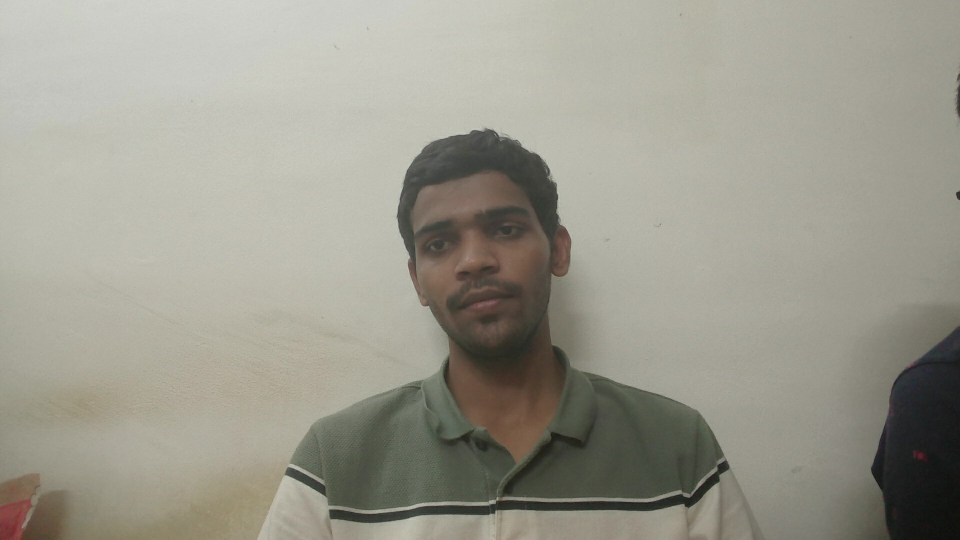
#> input picture arpit/Photo from 2025-10-28 00-54-39.291036.jpeg, 1920 x 1080 px, found by its file name (shown at 1/2 size); its folder holds only this picture in this run
$ python using_haar_lbp.py
#> lines starting #> are read from the running program, lines starting #| are printed output that depends on the picture
# [48 lines of commented-out code are left out]

import cv2
import os
import numpy as np

# --- STEP 0: Setup Haar Cascade ---
face_cascade = cv2.CascadeClassifier(cv2.data.haarcascades + "haarcascade_frontalface_default.xml")

# --- STEP 1: Detect and preprocess a face ---
def detect_face(image_path):
    img = cv2.imread(image_path)
#> img is the input picture: shape (1080, 1920, 3); mean B, G, R 141.7, 153.8, 155.6
    if img is None:
        print(f"⚠️ Could not read {image_path}")
        return None

    gray = cv2.cvtColor(img, cv2.COLOR_BGR2GRAY)
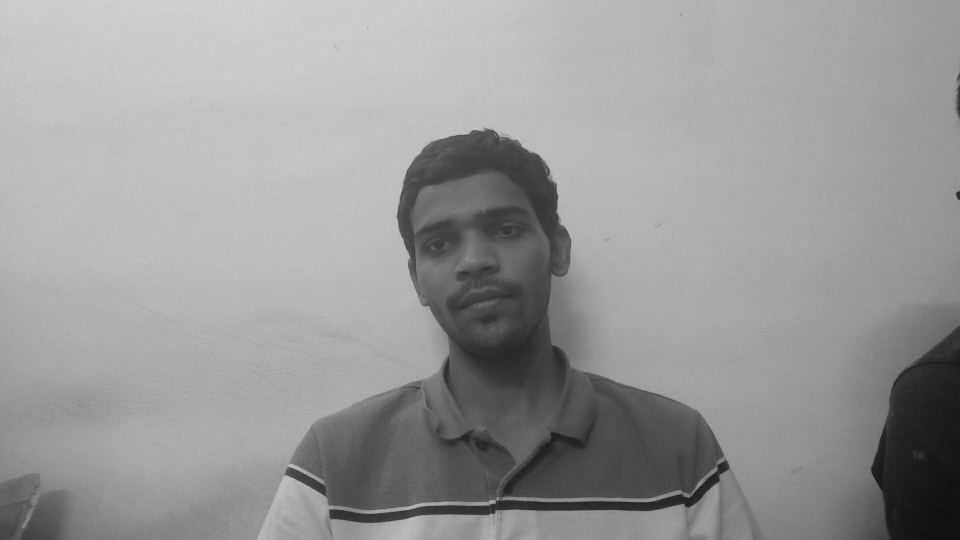
#> gray: shape (1080, 1920) (shown at 1/2 size); min 11, max 213, mean 153
    faces = face_cascade.detectMultiScale(gray, scaleFactor=1.1, minNeighbors=5)
#> faces = [[776, 337, 342, 342]]

    if len(faces) == 0:
        print(f"No face found in {image_path}")
        return None

    (x, y, w, h) = faces[0]  # Take first detected face
#> x = 776; y = 337; w = 342; h = 342
    face_crop = gray[y:y+h, x:x+w]
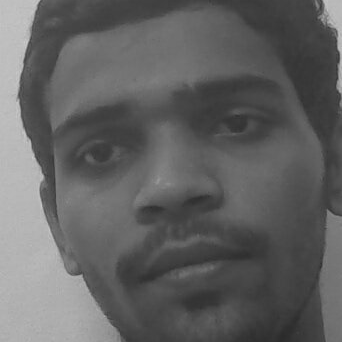
#> face_crop: shape (342, 342); min 43, max 204, mean 98.2
    face_resized = cv2.resize(face_crop, (200, 200))
    return face_resized

# --- STEP 2: Compare known images against test image ---
def compare_with_known_faces(known_folder, test_image_path):
    known_faces = []
    image_names = []

    # Load all known faces
    for file_name in os.listdir(known_folder):
        if file_name.lower().endswith((".jpg", ".jpeg", ".png")):
            path = os.path.join(known_folder, file_name)
            face = detect_face(path)
            if face is not None:
                known_faces.append(face)
                image_names.append(file_name)

    if len(known_faces) == 0:
        print("❌ No valid known faces found.")
        return

    test_face = detect_face(test_image_path)
    if test_face is None:
        print("❌ No face found in test image.")
        return

    # Train recognizer on all known faces
    recognizer = cv2.face.LBPHFaceRecognizer_create()
    recognizer.train(known_faces, np.arange(len(known_faces)))

    label, confidence = recognizer.predict(test_face)

    print(f"🔍 Predicted label: {label}, Confidence: {confidence:.2f}")
    if confidence < 30:
        print(f"✅ Match found: {image_names[label]} (Confidence: {confidence:.2f})")
    else:
        print("❌ No matching face found in known set.")

# --- STEP 3: Run comparison ---
known_faces_folder = os.path.join(os.getcwd(), "arpit")   # Folder with known faces
test_image_path = "pranay2.jpeg"                              # Replace with your test image path

compare_with_known_faces(known_faces_folder, test_image_path)
